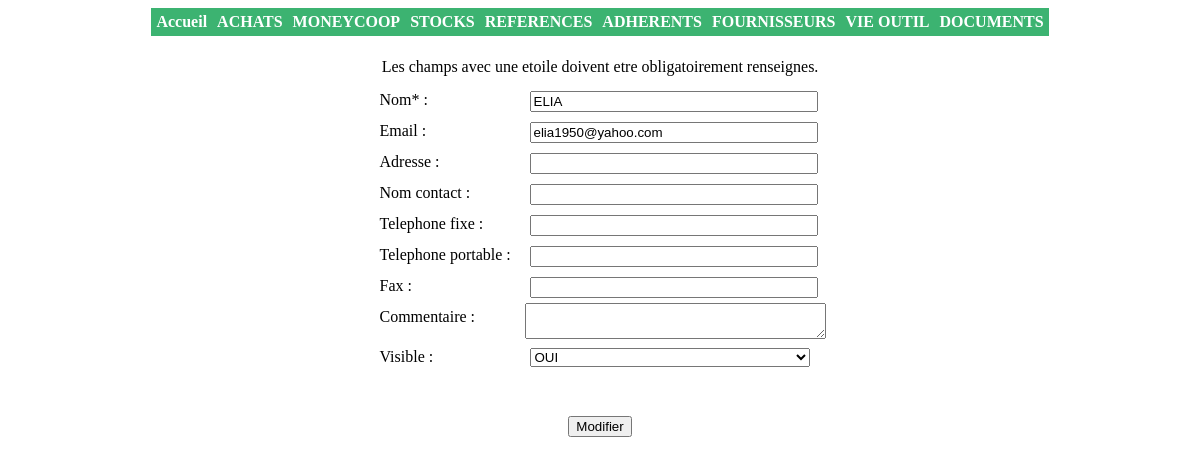
/inde_2modifFournisseur.php?idFournisseur=2, run on the app's committed database.
### tables this page shows
CREATE TABLE IF NOT EXISTS `_inde_FOURNISSEURS` (
  `ID_FOURNISSEUR` smallint(6) NOT NULL auto_increment,
  `NOM` varchar(255) NOT NULL,
  `MAIL` varchar(255) default NULL,
  `ADRESSE` varchar(255) default NULL,
  `CONTACT` varchar(255) default NULL,
  `TELEPHONE_FIXE` varchar(255) default NULL,
  `TELEPHONE_PORTABLE` varchar(255) default NULL,
  `FAX` varchar(255) default NULL,
  `DATE_REFERENCEMENT` date NOT NULL,
  `COMMENTAIRE` varchar(1024) default NULL,
  `VISIBLE` tinyint(1) NOT NULL default '1',
  UNIQUE KEY `NOM` (`NOM`),
  KEY `ID_FOURNISSEUR` (`ID_FOURNISSEUR`)
);

### inde_fonctionsFR.php (called while the page is built, shortened)
<?php
	function SelectionDonneesFournisseur($idFournisseur)
	{
		$connexion = ConnexionBDD_FR();
		$result = mysql_query("SELECT NOM, MAIL, CONTACT, ADRESSE, TELEPHONE_FIXE, TELEPHONE_PORTABLE, FAX, COMMENTAIRE, VISIBLE, DATE_REFERENCEMENT FROM _inde_FOURNISSEURS WHERE ID_FOURNISSEUR= '$idFournisseur'");
		while ( $row = mysql_fetch_array($result))
		{
			$donnees['NOM'] = $row[0];
			$donnees['MAIL'] = $row[1];
			$donnees['CONTACT'] = $row[2];
			$donnees['ADRESSE'] = $row[3];
			$donnees['TELEPHONE_FIXE'] = $row[4];
			$donnees['TELEPHONE_PORTABLE'] = $row[5];
			$donnees['FAX'] = $row[6];
			$donnees['COMMENTAIRE'] = $row[7];
			$donnees['VISIBLE'] = $row[8];
			$donnees['DATE_REFERENCEMENT'] = $row[9];
		}
		return $donnees;
	}
?>

### inde_2modifFournisseur.php (the view, shortened to what this page needs)
<!DOCTYPE html>
<html>
    <head>
		<link rel="stylesheet" href="inde_ficheFournisseur.css" />
    </head>
	<?php
	require("inde_fonctionsFR.php");
	$idFournisseur= $_GET[idFournisseur];
	$donnees = SelectionDonneesFournisseur($idFournisseur);
	?>
	<div class="menu">
		<?php include 'inde_menu.php'; ?>
	</div>
	<body>
		<div style="text-align:center">
			Les champs avec une etoile doivent etre obligatoirement renseignes.
			<div>
				<form id="formulaire" method="post" action="inde_enregistrerModifFournisseur.php">
					<div id= "table">
						<p class = "ligne">
							<label class = "col1" for="nom">Nom* : </label>
							<input type= "text" class= "col2" name="nom" id="nom" value="<?php echo $donnees['NOM']; ?>" autofocus required />
						</p>
						<p class = "ligne">
							<label class = "col1" for="mail">Email : </label>
							<input type= "text" class= "col2" size="50" name="mail" id="mail" value="<?php echo $donnees['MAIL']; ?>" />
						</p>
						<p class = "ligne">
							<label class = "col1" for="adresse">Adresse : </label>
							<input type= "text" class= "col2" size="50" name="adresse" id="adresse" value="<?php echo $donnees['ADRESSE']; ?>" />
						</p>
						<p class = "ligne">
							<label class = "col1" for="contact">Nom contact : </label>
							<input type= "text" class= "col2" size="50" name="contact" id="contact" value="<?php echo $donnees['CONTACT']; ?>" />
						</p>
						<p class = "ligne">
							<label class = "col1" for="telephoneFixe">Telephone fixe : </label>
							<input type= "text" class= "col2" name="telephoneFixe" id="telephoneFixe" value="<?php echo $donnees['TELEPHONE_FIXE']; ?>" />
						</p>
						<p class = "ligne">
							<label class = "col1" for="telephonePortable">Telephone portable : </label>
							<input type= "text" class= "col2" name="telephonePortable" id="telephonePortable" value="<?php echo $donnees['TELEPHONE_PORTABLE']; ?>" />
						</p>
						<p class = "ligne">
							<label class = "col1" for="fax">Fax : </label>
							<input type= "text" class= "col2" name="fax" id="fax" value="<?php echo $donnees['FAX']; ?>" />
						</p>
						<p class = "ligne">
							<label class = "col1" for="commentaire">Commentaire :</label>
							<textarea name="commentaire" id="commentaire" cols="35" rows = "2"><?php echo $donnees['COMMENTAIRE']; ?></textarea>
						</p>
						<p class = "ligne">
							<label class = "col1" for="visible">Visible : </label>
							<select class= "col2" name="visible" id="visible" >
								<?php
								if($donnees['VISIBLE'] == '0')
								{
									?>
									<option value="1">OUI</option>
									<option value="0" selected="selected">NON</option>
									<?php
								}
								else
								{
									?>
									<option value="1" selected="selected">OUI</option>
									<?php
								}
								?>
							</select>
						</p>
					</div>
					<br />
					<div id="bouton">
						<p>
							<input type="submit" value="Modifier" name="modifierFournisseur">
						</p>
					</div>
				</form>
			</div>
		</div>
	</body>
</html>

### inde_ficheFournisseur.css (style rules this page uses)
body { padding:0px; }
#table { margin:10px auto; text-align:left; }
#table { display: table; }
.ligne { display: table-row; }
.col1, .col2 { display: table-cell; }
.col1, .col2 { margin: 5px; float:left; }
.col1 { width: 140px; }
.col2 { width: 280px; }
#bouton { text-align: center; }

### data on the page
_inde_fournisseurs: nom "ELIA", mail "elia1950@yahoo.com", visible "OUI"
